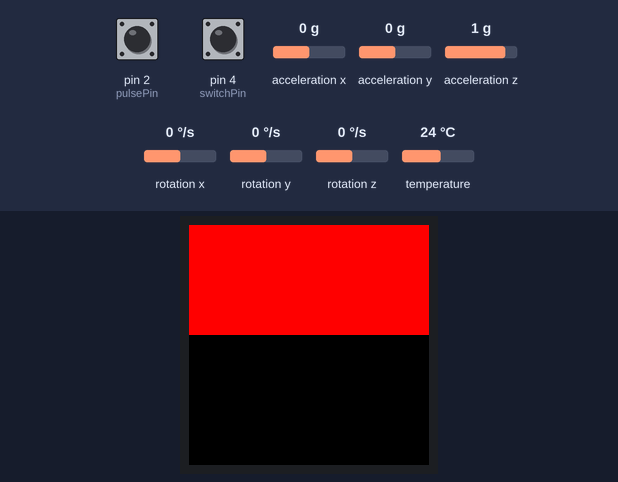
The sketch below on a simulated Arduino Uno, built with avr-gcc and run on an emulated ATmega328P. Shown: 240×240 colour display. The test bench sets the inputs (shaded band); at power-on: pin 4 (switchPin) LOW, pin 2 (pulsePin) LOW, acceleration x 0 g, acceleration y 0 g, acceleration z 1 g, rotation x 0 °/s, rotation y 0 °/s, rotation z 0 °/s, temperature 24 °C.

Above: at 0.79 s.
2.0 s: pin 4 (switchPin) pulled HIGH for 1 s
At 3.1 s:
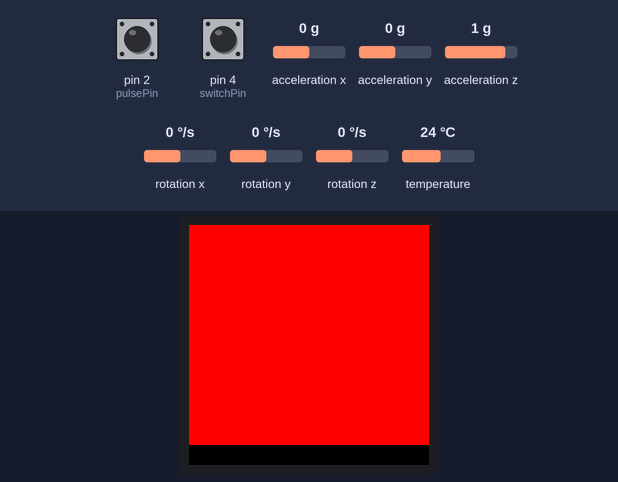
4.5 s: pin 4 (switchPin) pulled HIGH for 1 s
At 4.64 s:
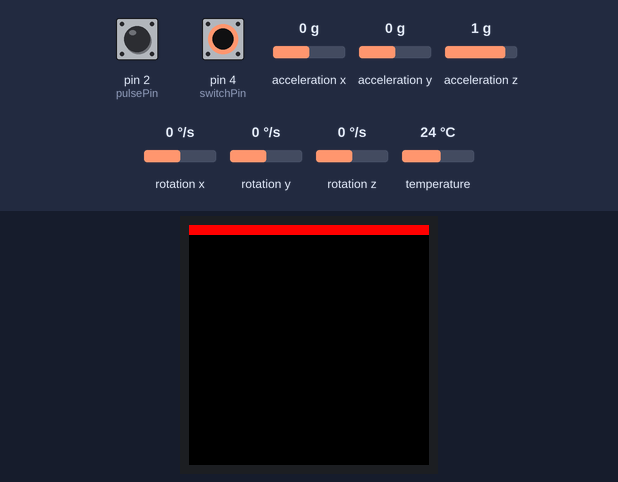
Timing chart, 0 to 7.5 s (numbered marks = the images above; inputs shaded):
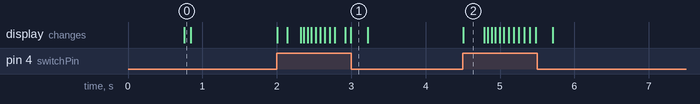

Measured:
- after the input at 2.0 s, the display: first changes at once (image 1 shows a later state)
- after the input at 4.5 s, the display: changes at once (image 2)

The sketch:

Project_Code.ino
```cpp
//------------ Libraries
#include "Wire.h"
#include "SPI.h"
#include "Adafruit_GFX.h"
#include "Adafruit_GC9A01A.h"
#include "Adafruit_MPU6050.h"
#include "Adafruit_Sensor.h"

//------------ Pins for Display
//  DIN - green - 11
//  CLK - orange - 13
//  CS - yellow - 10
//  DC - blue - 9
//  RST - brown - 8
//  BL - grey - 7
//  VCC 5V - purple/red
//  GND - white /black


//------------ Variables for Display
#define TFT_DC 9
#define TFT_CS 10
unsigned int currentBarLevel = 60;
int percentage = 0; // Increase or decrease bar level by 5%
int defaultPercentage = 5;

//------------ Variables for Pulse Sensor
const int pulsePin = 2;


Adafruit_MPU6050 mpu;

//------------ Variables for Simulated Microphone
const int switchPin = 4;

//--------------- Variables for Gyroscope
int GyroscopeThreshold = 10;
const int MPU_ADDR = 0x68; // I2C address of the MPU-6050. If AD0 pin is set to HIGH, the I2C address will be 0x69.
int16_t accelerometer_z; // variables for accelerometer raw data
sensors_event_t a, g, temp;


//------------ Variables for sensor logic
static const unsigned long refreshInterval = 200;
static unsigned long lastRefreshTimer = 0;
bool increasing = true;

//------------ Hardware SPI on Feather or other boards
Adafruit_GC9A01A tft(TFT_CS, TFT_DC);

char tmp_str[7]; // temporary variable used in convert function

char* convert_int16_to_str(int16_t i) { // converts int16 to string. Moreover, resulting strings will have the same length in the debug monitor.
  sprintf(tmp_str, "%6d", i);
  return tmp_str;
}

void setup() {
  Serial.begin(9600);
  pinMode(switchPin, INPUT);
  //pulseSensor.begin();
  //pulseSensor.analogInput(pulsePin);
  //auto-magically blink Arduino's LED with heartbeat.
  //pulseSensor.setThreshold(Threshold);

  tft.begin();

  delay(500);

  tft.fillScreen(GC9A01A_BLACK);

  setBarLevel(currentBarLevel, increasing);

  if (!mpu.begin()) {
    Serial.println("Failed to find MPU6050 chip");
    while (1) {
      delay(10);
    }
  }

  mpu.setAccelerometerRange(MPU6050_RANGE_8_G);
  mpu.setGyroRange(MPU6050_RANGE_500_DEG);
  mpu.setFilterBandwidth(MPU6050_BAND_21_HZ);
}

void loop() {

//Serial.println(increasing);
//TODO: Fake pulse input?
//TODO: Decrease bar after defined time interval if no signal inputs were detected


  mpu.getEvent(&a, &g, &temp);

  // Serial.print("Z: ");
  // Serial.print(a.acceleration.z);
  // Serial.println(" m/s^2");


lastRefreshTimer = sensorLogic(lastRefreshTimer, refreshInterval, checkPulse());
setBarLevel(currentBarLevel, increasing);
}

unsigned long sensorLogic(unsigned long _lastRefreshTimer, const unsigned long _refreshInterval, int bpmValue)
{
  if ((millis() - _lastRefreshTimer) >= _refreshInterval) {
  _lastRefreshTimer += _refreshInterval;

    if(checkMicrophone())
    {
      increasing = true;
      if(checkAcceleration() && checkPulse())
      {
      percentage = defaultPercentage * 3;
      }
      else if (checkAcceleration() || checkPulse())
      {
      percentage = defaultPercentage * 2;
      }
      else
      {
       percentage = defaultPercentage;
      }

      if(currentBarLevel < 120)
        {
          currentBarLevel += percentage;
        }
    }
    else
    {
    increasing = false;
    percentage = defaultPercentage;
      if(currentBarLevel > 0)
      {
      currentBarLevel -= percentage;
      }
    }
    return _lastRefreshTimer;
  }
}

boolean checkAcceleration()
{
  if (a.acceleration.z > GyroscopeThreshold || a.acceleration.z < (GyroscopeThreshold*-1)) {
      return true;
  } else {
      return false;
  }
}


void setBarLevel(unsigned int barLevel, bool increasingState) {


  uint16_t color;
  int w = tft.width();
  int h = ((tft.height()/120)*barLevel) + 10;

  if (increasingState == false) {
    color = GC9A01A_BLACK;
    if (color == GC9A01A_BLACK) {
        for(int y=h; y>=(h-10); y--) {
          tft.drawFastHLine(0, y, w, color);
          }
          }
         }
  else  {
    color = GC9A01A_RED;
    h = ((tft.height()/120)*barLevel);
      if (color != NULL) {
        for(int y=0; y<h; y++) {
          tft.drawFastHLine(0, y, w, color);
         }
      }
  }
}


bool checkMicrophone() {

if (digitalRead(switchPin) == HIGH) {
    return true;
}
else {
    return false;
}
}

bool checkPulse() {

  if (digitalRead(pulsePin) == HIGH) {
    return true;
}
else {
    return false;
}
}
```
